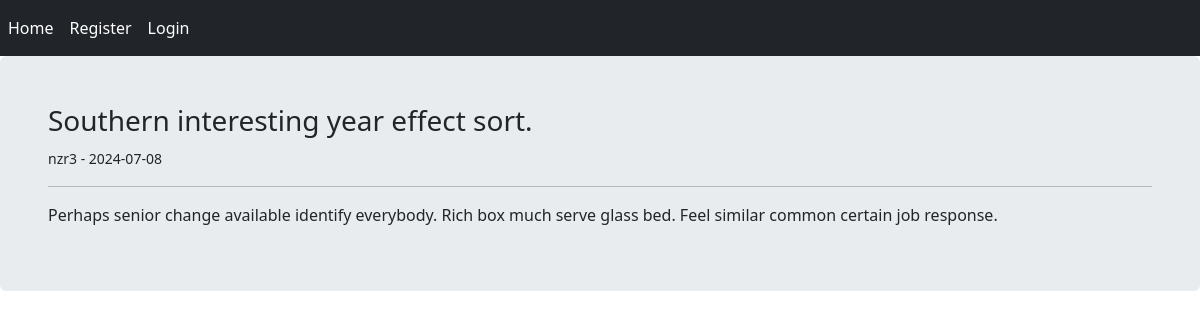
/post/1, run on the app's committed database.
### blog/models.py (models this page shows, shortened)
class Post(db.Model):
    id = db.Column(db.Integer, primary_key=True)
    title = db.Column(db.String(120), nullable=False)
    date = db.Column(db.DateTime, nullable=False, default=datetime.now)
    content = db.Column(db.Text, nullable=False)
    user_id = db.Column(db.Integer, db.ForeignKey("user.id"), nullable=False)

class User(db.Model, UserMixin):
    id = db.Column(db.Integer, primary_key=True)
    username = db.Column(db.String(30), unique=True, nullable=False)
    email = db.Column(db.String(60), unique=True, nullable=False)
    password = db.Column(db.String(60), nullable=False)
    posts = db.relationship("Post", backref="author", lazy=True)

### blog/routes.py (the view)
@app.route("/post/<int:post_id>")
def detail(post_id):
    post = Post.query.get_or_404(post_id)
    return render_template("detail.html", post=post)

### blog/templates/detail.html (shortened to what this page needs)
{% extends 'base.html' %} {% block content %}
<h3>{{post.title}}</h3>
<small>{{post.author.username}} - {{post.date.strftime('%Y-%m-%d')}}</small>
<hr>
<p>{{post.content}}</p>
{% endblock%}

### data on the page
Post: title "Southern interesting year effect sort.", date "2024-07-08", content "Perhaps senior change available identify everybody. Rich box much serve glass bed. Feel similar common certain job response."
User: author.username "nzr3"
